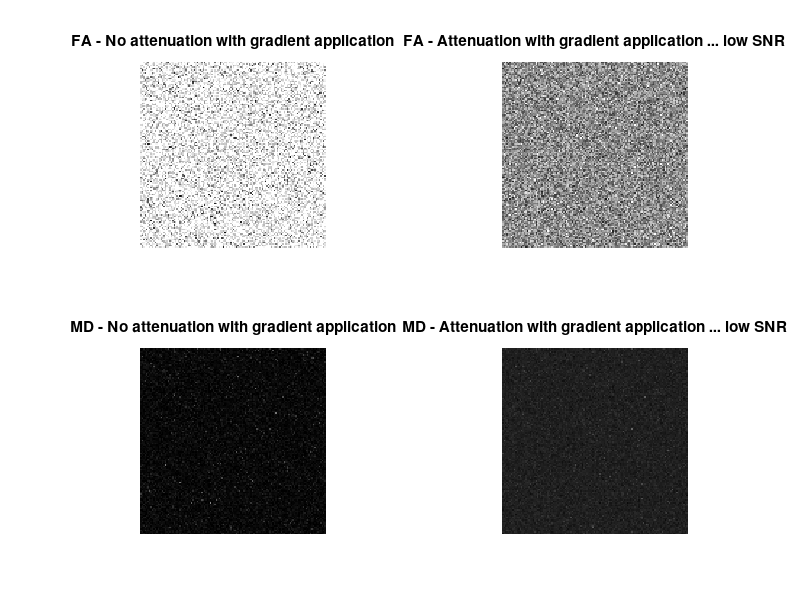

MATLAB code to generate this figure:
% Simulation of fractional anisotropy calculation in low SNR
% Based on https://uk.mathworks.com/matlabcentral/fileexchange/21130-dti-and-fiber-tracking
%% Alan Stone TCD 01/05/2019

% gradient directions
bdir = [0 0 0; 1 0 1; -1 0 1; 0 1 1; 0 1 -1; 1 1 0; -1 1 0];

% b values
bval = 800;

% number of diffusion weighted volumes
nbdirs = size(bdir,1)-1;

% simulate no attenuation with gradient application
s_dti_dataset1 = (ones(128,128,1,7) .* 150) + (randn(128,128,1,7) .* 50);

% simulate attenuation with gradient application ... low SNR
s_dti_dataset2 = s_dti_dataset1;
s_dti_dataset2(:,:,:,1) = (ones(128,128,1) .* 400) + randn(128,128,1)*50;

% make b matrices
% (http://www.meteoreservice.com/PDFs/Mattiello97.pdf)
b = zeros([3 3 nbdirs]);

for i = 1:nbdirs,
    b(:,:,i) = bval * bdir(i+1,:)' * bdir(i+1,:);
end

% convert signal intenisty to norm'd log
[row col sli ~] = size(s_dti_dataset1);
empty_mat_size = [row col sli nbdirs];
slog_norm_dti_dataset1 = zeros(empty_mat_size,'single');
slog_norm_dti_dataset2 = zeros(empty_mat_size,'single');

for i=1:nbdirs,
    slog_norm_dti_dataset1(:,:,:,i) = log((s_dti_dataset1(:,:,:,i+1)./s_dti_dataset1(:,:,:,1))+eps);
    slog_norm_dti_dataset2(:,:,:,i) = log((s_dti_dataset2(:,:,:,i+1)./s_dti_dataset2(:,:,:,1))+eps);
end

% sort b mats into vector Bv = [Bxx, 2*Bxy, 2*Bxz, Byy, 2*Byz, Bzz];
bvec = squeeze([b(1,1,:),2*b(1,2,:),2*b(1,3,:),b(2,2,:),2*b(2,3,:),b(3,3,:)])';

% empty matrices
% diffusion tensor
dt1 = zeros(empty_mat_size,'single');
dt2 = zeros(empty_mat_size,'single');
% eigenvalues
eigvals1 = zeros([row col sli 3],'single');
eigvals2 = zeros([row col sli 3],'single');
% eigenvectors
evecs1 = zeros([row col sli 3],'single');
evecs2 = zeros([row col sli 3],'single');
% eigenvalues
fa1 = zeros([row col sli],'single');
fa2 = zeros([row col sli],'single');
% mean diffusivity
md1 = zeros([row col sli],'single');
md2 = zeros([row col sli],'single');
% main fiber direction
vecf1 = zeros([row col sli 3],'single');
vecf2 = zeros([row col sli 3],'single');

% calculate parameters for each voxel
for x = 1:row
    for y = 1:col
        for z = 1:sli

            % calculate diffusion tensor
            slog_norm1 = squeeze(slog_norm_dti_dataset1(x,y,z,:));
            slog_norm2 = squeeze(slog_norm_dti_dataset2(x,y,z,:));
            xout1 = -bvec\slog_norm1;
            xout2 = -bvec\slog_norm2;
            diffusiontensor1 = [xout1(1) xout1(2) xout1(3); xout1(2) xout1(4) xout1(5); xout1(3) xout1(5) xout1(6)];
            diffusiontensor2 = [xout2(1) xout2(2) xout2(3); xout2(2) xout2(4) xout2(5); xout2(3) xout2(5) xout2(6)];

            % eigenvectors and eigenvalues
            [eigvecs1, D1] = eig(diffusiontensor1);
            [eigvecs2, D2] = eig(diffusiontensor2);
            eigvals1(x,y,z,:) = diag(D1);
            eigvals2(x,y,z,:) = diag(D2);
            [t1, index1] = sort(eigvals1(x,y,z,:));
            [t2, index2] = sort(eigvals2(x,y,z,:));
            eigvals1(x,y,z,:) = eigvals1(x,y,z,index1);
            eigvals2(x,y,z,:) = eigvals2(x,y,z,index2);
            eigvecs1 = eigvecs1(:, index1);
            eigvecs2 = eigvecs2(:, index2);
            eigvals_orig1(x,y,z,:) = eigvals1(x,y,z,:);
            eigvals_orig2(x,y,z,:) = eigvals2(x,y,z,:);

            % Regulating of the eigen values (negative eigenvalues are
            % due to noise and other non-idealities of MRI)
            if((eigvals1(x,y,z,1)<0)&&(eigvals1(x,y,z,2)<0)&&(eigvals1(x,y,z,3)<0)), eigvals1(x,y,z,:)=abs(eigvals1(x,y,z,:)); end
            if((eigvals2(x,y,z,1)<0)&&(eigvals2(x,y,z,2)<0)&&(eigvals2(x,y,z,3)<0)), eigvals2(x,y,z,:)=abs(eigvals2(x,y,z,:)); end

            if(eigvals1(x,y,z,1)<=0), eigvals1(x,y,z,1)=eps; end
            if(eigvals2(x,y,z,1)<=0), eigvals2(x,y,z,1)=eps; end

            if(eigvals1(x,y,z,2)<=0), eigvals1(x,y,z,2)=eps; end
            if(eigvals2(x,y,z,2)<=0), eigvals2(x,y,z,2)=eps; end

            % mean diffusivity
            md1(x,y,z) = ( eigvals1(x,y,z,1) + eigvals1(x,y,z,2) + eigvals1(x,y,z,3)) /3;
            md2(x,y,z) = ( eigvals2(x,y,z,1) + eigvals2(x,y,z,2) + eigvals2(x,y,z,3)) /3;

            % fractional anisotropy
            fa1(x,y,z) = sqrt(1.5) * ( sqrt((eigvals1(x,y,z,1)-md1(x,y,z)).^2 + ...
                        (eigvals1(x,y,z,2)-md1(x,y,z)).^2 + ...
                        (eigvals1(x,y,z,3)-md1(x,y,z)).^2) ./ ...
                        sqrt(eigvals1(x,y,z,1).^2+eigvals1(x,y,z,2).^2+eigvals1(x,y,z,3).^2) );
            fa2(x,y,z) = sqrt(1.5) * ( sqrt((eigvals2(x,y,z,1)-md2(x,y,z)).^2 + ...
                        (eigvals2(x,y,z,2)-md2(x,y,z)).^2 + ...
                        (eigvals2(x,y,z,3)-md2(x,y,z)).^2) ./ ...
                        sqrt(eigvals2(x,y,z,1).^2+eigvals2(x,y,z,2).^2+eigvals2(x,y,z,3).^2) );

            % diffusion tensor and fiber direction
            dt1(x,y,z,:)=[diffusiontensor1(1:3) diffusiontensor1(5:6) diffusiontensor1(9)];
            dt2(x,y,z,:)=[diffusiontensor2(1:3) diffusiontensor2(5:6) diffusiontensor2(9)];
            vecf1(x,y,z,:) = eigvecs1(:,end)*eigvals_orig1(x,y,z,end);
            vecf2(x,y,z,:) = eigvecs2(:,end)*eigvals_orig2(x,y,z,end);

        end
    end
end

% view
figure,
subplot(2,2,1), imshow(fa1(:,:,1),'displayrange',[0 1]), title('FA - No attenuation with gradient application')
subplot(2,2,2), imshow(fa2(:,:,1),'displayrange',[0 1]), title('FA - Attenuation with gradient application ... low SNR')
subplot(2,2,3), imshow(md1(:,:,1),'displayrange',[0 5e-3]), title('MD - No attenuation with gradient application')
subplot(2,2,4), imshow(md2(:,:,1),'displayrange',[0 5e-3]), title('MD - Attenuation with gradient application ... low SNR')